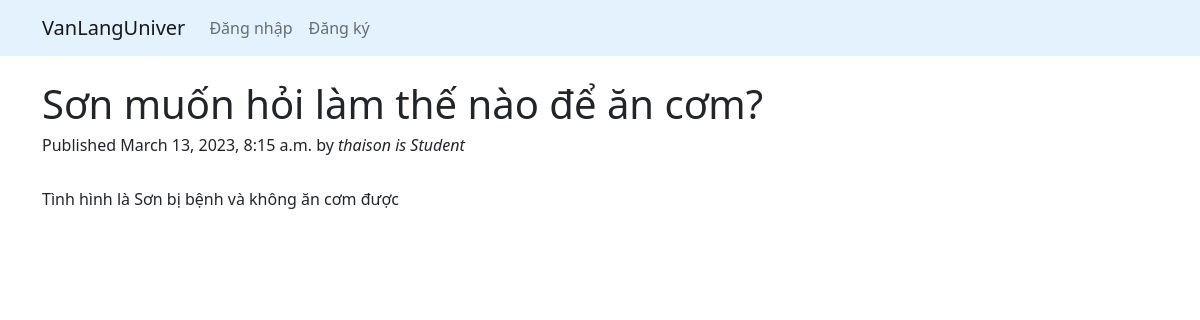
The page /articles/son-muon-hoi-lam-the-nao-e-an-com/ on the database its author committed.
### articles/models.py (models this page shows, shortened)
class Article(models.Model):
    title = models.CharField(max_length=200)
    description = models.TextField()
    slug = models.SlugField(max_length=100,unique=True)
    published = models.DateTimeField(auto_now_add=True)
    author = models.ForeignKey(User, on_delete=models.CASCADE)
    ROLE_CHOICES = (
        ('Student', 'Student'),
        ('Teacher', 'Teacher'),
        ('Orther', 'Orther'),
    )
    role = models.CharField(max_length=10, choices=ROLE_CHOICES,null=True)

### articles/views.py (the view)
# urls.py: path('articles/<slug:slug>/',article_details, name='article_details'),
def article_details(request,slug):
    article = get_object_or_404(Article,slug=slug)
    return render(request, 'details.html',{'article':article})

### articles/templates/details.html (shortened to what this page needs)
{% extends 'base.html' %}
{% block body %}
<div class="container mt-4">
    <h1>{{article.title}}</h1>
    <h6>Published {{article.published}} by <i>{{article.author}} is {{article.role}}</i></h6>
    <br>
    <p>{{article.description}}</p>
</div>
{% endblock %}

### rows shown on the page
Article: title "Sơn muốn hỏi làm thế nào để ăn cơm?", published "March 13, 2023, 8:15 a.m.", author "thaison", role "Student", description "Tình hình là Sơn bị bệnh và không ăn cơm được"
